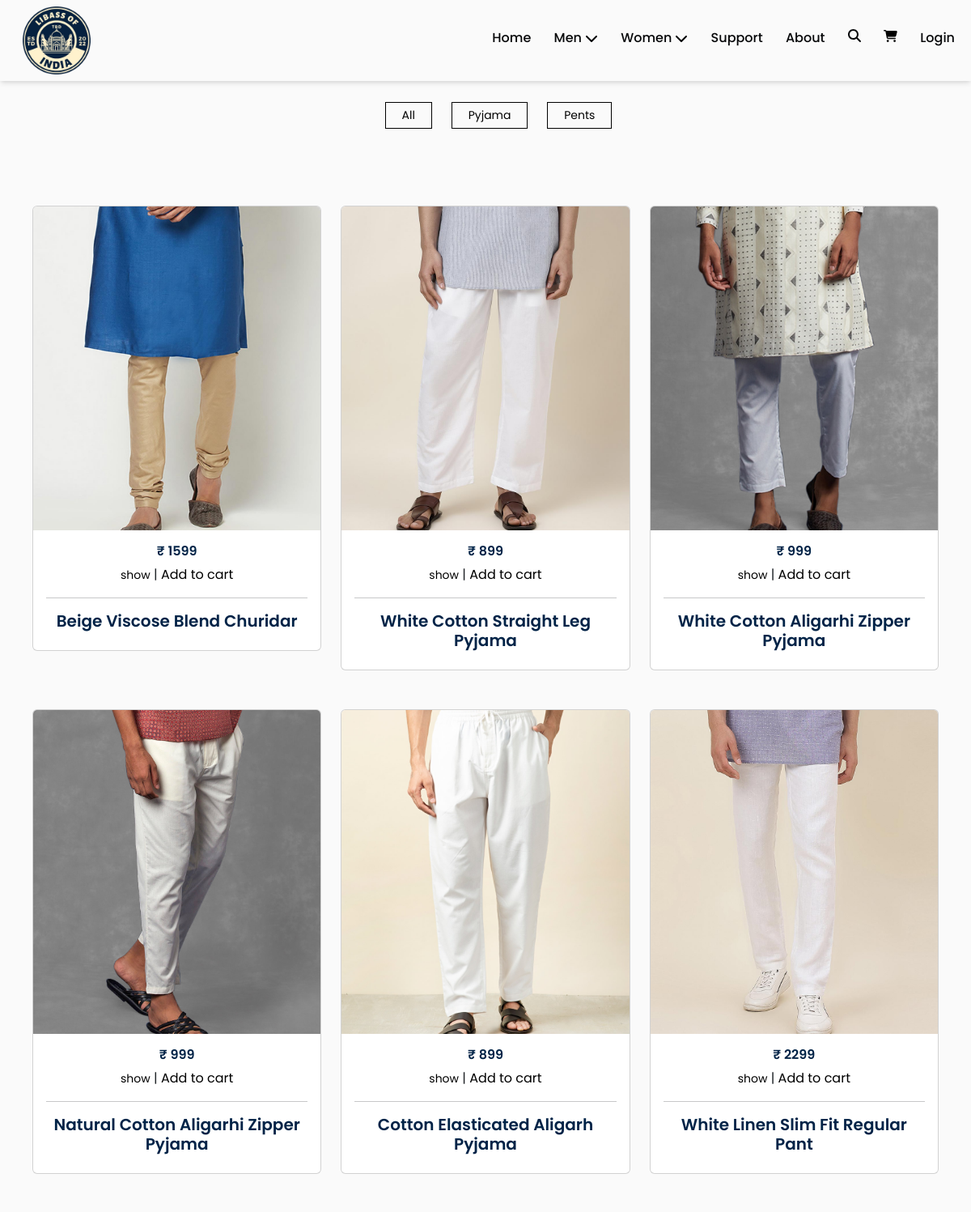
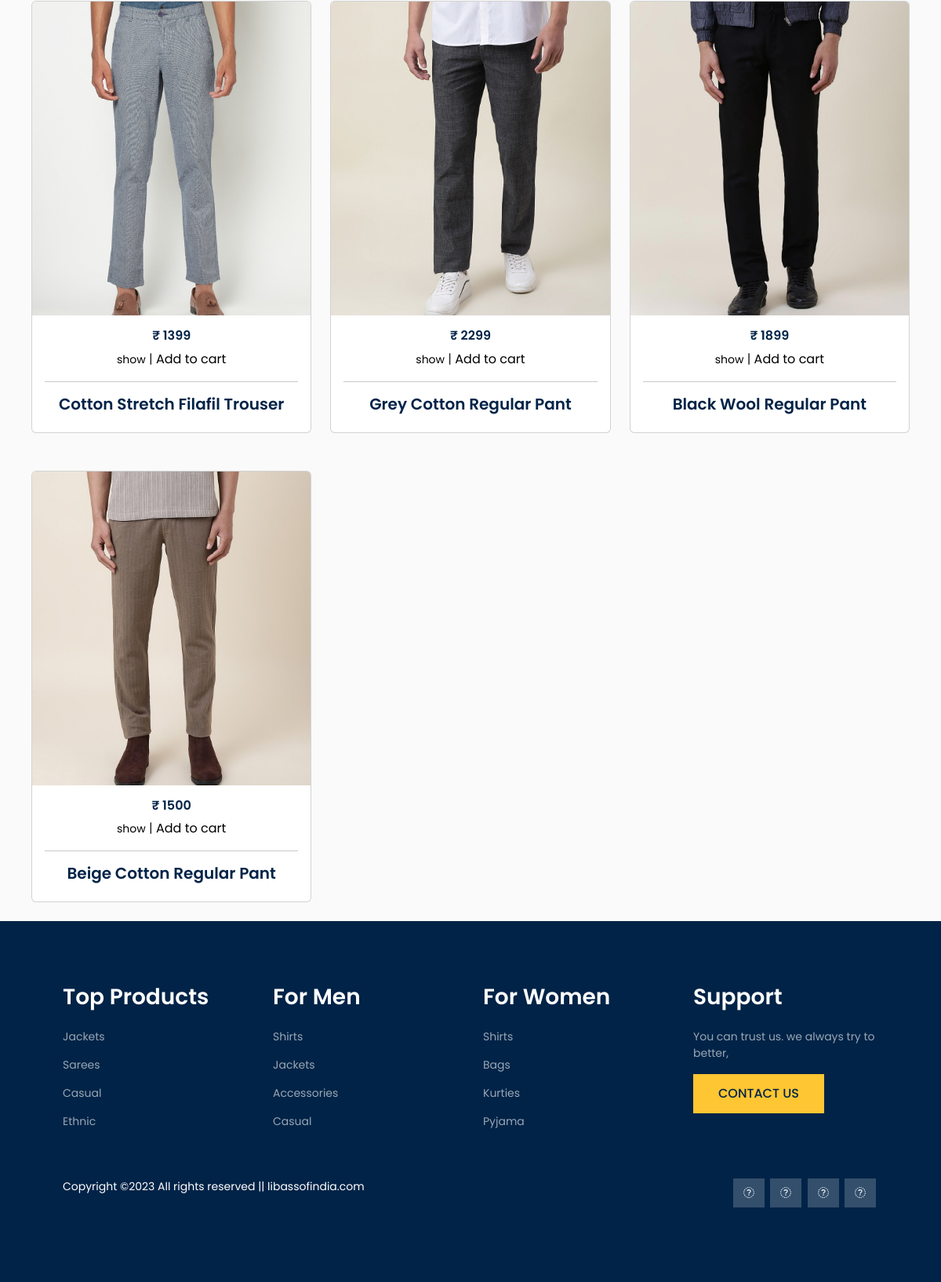
/men/bottom/, run on the app's committed database (2 pictures, top to bottom).
### Mainpage/models.py (models this page shows)
class ProductData(models.Model):
    product_id = models.AutoField
    product_name = models.TextField(max_length=200,default="")
    product_desc = models.TextField(max_length=5000,default="")
    product_img = models.ImageField(upload_to="product_img/")
    product_gender = models.TextField(max_length=20,
                                      choices=(("Male","Male"),("Female","Female")),default="Male")
    product_category = models.TextField(max_length=100,default="")
    product_subcategory = models.TextField(max_length=100,default="")
    product_price = models.IntegerField(default=0)
    product_size = models.TextField(max_length=100,default="")

### Mainpage/views.py (the view)
# urls.py: path("men/bottom/",views.MenBottomwear,name="MenBottomwear"),
def MenBottomwear(request):
    product_data = ProductData.objects.filter(product_gender = "Male").filter(product_category = "Bottom").all().values()
    sub_cat_list = set()
    for i in product_data:
        sub_cat_list.add(i["product_subcategory"])
    main_list = []
    for i in sub_cat_list:
        mydic = {}
        mydic["sub"] = i
        mydic["link"] = "/men/bottom/{}".format(i)
        main_list.append(mydic)
    link = "/men/bottom/"
    title = "Bottom Wear for Men"
    return render(request,"Mainpage/product.html",{"product_data":product_data,"sub_cat_list":main_list,"link":link,"title":title})

### Mainpage/templates/Mainpage/product.html (shortened to what this page needs)
{% extends 'Mainpage/basic.html' %}
{% load static %}
    {% block style %}
    <link rel="stylesheet" href="{% static 'css/product.css' %}">
    {% endblock %}
    {% block body %}
    <main>
        <div class="content">
            <ul>
                <a href="{{link}}">
                    <li><button>All</button></li>
                </a>
                {% for i in sub_cat_list %}
                <a href="{{i.link}}">
                    <li><button>{{i.sub}}</button></li>
                </a>
                {% endfor %}
            </ul>
        </div>
        <div class="container">
            <div class="container" style="margin-top: 30px;">
                <div class="row">
                    {% for i in product_data %}
                    <div class="col-sm-4">
                        <div class="card mt-4 mb-4">
                            <div class="image-css">
                                <img src="/media/{{i.product_img}}" alt="Image" class="card-img-top">
                            </div>
                            <div class="card-body" style="text-align: center;">
                                <h6>₹ {{i.product_price}}</h6>
                                <form action="/cart/" method="post">{% csrf_token %}
                                    <a href="/product-detail/{{i.id}}/" class="my-link" style="color: black;">show</a> |
                                    <button type="submit">Add to cart</button>
                                </form>
                                <hr />
                                <h5>{{i.product_name}}</h5>
                            </div>
                        </div>
                    </div>
                    {% endfor %}
                </div>
            </div>
        </div>
    </main>
    {% endblock %}

### static/css/basic.css (style rules this page uses)
.container { height: 100px; }
:root { --color-white-100: hsl(206, 5%, 98%); --color-white-200: hsl(206, 5%, 90%); --color-white-300: hsl(206, 5%, 80%); --color-white-400: hsl(206, 5%, 65%); --color-white-500: hsl(206, 5%, 50%); --color-black-100: hsl(213, 23%, 8%); --color-black-200: hsl(214, 21%, 6%); --color-black-300: hsl(210, 21%, 6%); --color-black-400: hsl(216, 22%, 4%); --color-black-500: hsl(220, 18%, 3%); --color-pink-100: hsl(326, 85%, 90%); --color-pink-200: hsl(327, 87%, 80%); --color-pink-300: hsl(329, 86%, 70%); --color-pink-400: hsl(330, 81%, 60%); --color-pink-500: hsl(333, 71%, 50%); --shadow-small: 0 1px 3px 0 rgba(0, 0, 0, 0.1), 0 1px 2px 0 rgba(0, 0, 0, 0.06); --shadow-medium: 0 4px 6px -1px rgba(0, 0, 0, 0.1), 0 2px 4px -1px rgba(0, 0, 0, 0.06); --shadow-large: 0 10px 15px -3px rgba(0, 0, 0, 0.1), 0 4px 6px -2px rgba(0, 0, 0, 0.05); }
body { -ms-overflow-style: none; scrollbar-width: none; overflow: hidden; overflow-y: scroll; }
*, *::before, *::after { padding: 0; margin: 0; box-sizing: border-box; list-style: none; list-style-type: none; text-decoration: none; -webkit-font-smoothing: antialiased; -moz-osx-font-smoothing: grayscale; text-rendering: optimizeLegibility; }
html { font-size: 100%; box-sizing: inherit; scroll-behavior: smooth; height: -webkit-fill-available; }
body { font-family: "Segoe UI", Tahoma, Geneva, Verdana, sans-serif; font-size: 1rem; font-weight: 400; line-height: 1.5; height: -webkit-fill-available; color: var(--color-black-500); background-color: var(--color-white-100); }
a, button { cursor: pointer; border: none; outline: none; -webkit-user-select: none; -moz-user-select: none; -ms-user-select: none; user-select: none; background: none; box-shadow: none; }
img, video { display: block; max-width: 100%; height: auto; -o-object-fit: cover; object-fit: cover; }
.container { max-width: 75rem; height: auto; margin: 0 auto; padding: 0 1.25rem; }
:root { --white: #fff; --black: #000; --dark: #1e1e1e; --gray: rgba(1, 1, 1, 0.6); --lite: rgba(255, 255, 255, 0.6); --primary: #002347; --secondary: #fdc632; }
body { margin: 0; overflow-x: hidden !important; font-family: "Poppins", sans-serif; }
a { text-decoration: none !important; min-width: fit-content; width: fit-content; width: -webkit-fit-content; width: -moz-fit-content; }
a, button { transition: 0.5s; }
a, p { font-size: 14px; }
h1, h2, h3, h4, h5, h6 { color: var(--primary); font-weight: 600; }
a, button, input, textarea, select { outline: none !important; }

### static/css/product.css (style rules this page uses)
.container { height: 100px; }
main { margin-top: 100px; }
main .content { height: 100px; width: 100%; display: flex; justify-content: center; align-items: center; }
main .content ul { display: inline; }
main .content ul li { display: inline; }
main .content ul li button { padding-top: 5px; padding-bottom: 5px; padding-left: 20px; padding-right: 20px; border: 1px solid black; transition-duration: 2s; margin: 10px; }
main .container { height: auto; }
.image-css { height: 400px; }
.image-css img { height: 400px; }

### data on the page
ProductData: sub "Pyjama", product_img (picture), product_price "1599", product_name "Beige Viscose Blend Churidar"
ProductData: sub "Pents", product_img (picture), product_price "2299", product_name "White Linen Slim Fit Regular Pant"
ProductData: product_img (picture), product_price "899", product_name "White Cotton Straight Leg Pyjama"
ProductData: product_img (picture), product_price "999", product_name "White Cotton Aligarhi Zipper Pyjama"
ProductData: product_img (picture), product_price "999", product_name "Natural Cotton Aligarhi Zipper Pyjama"
ProductData: product_img (picture), product_price "899", product_name "Cotton Elasticated Aligarh Pyjama"
ProductData: product_img (picture), product_price "1399", product_name "Cotton Stretch Filafil Trouser"
ProductData: product_img (picture), product_price "2299", product_name "Grey Cotton Regular Pant"
ProductData: product_img (picture), product_price "1899", product_name "Black Wool Regular Pant"
ProductData: product_img (picture), product_price "1500", product_name "Beige Cotton Regular Pant"
